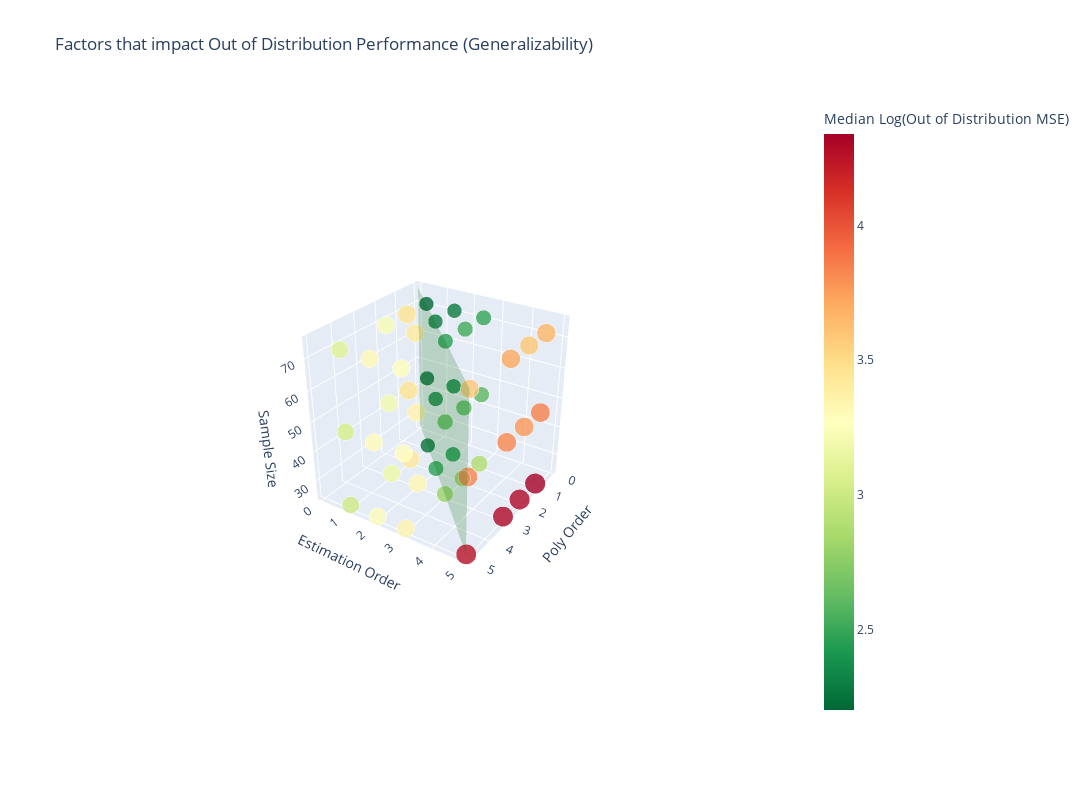

Write notebook code for a chart like this one.
### Code cell
results['log_avg_OOD_MSE'] = np.log10(results['avg_OOD_MSE'])
results_temp = results[results['est_order']<10]
plot_3d_results(results_temp, 'log_avg_OOD_MSE' , 'Median Log(Out of Distribution MSE)', 'Factors that impact Out of Distribution Performance (Generalizability)', aspect_y=1)
